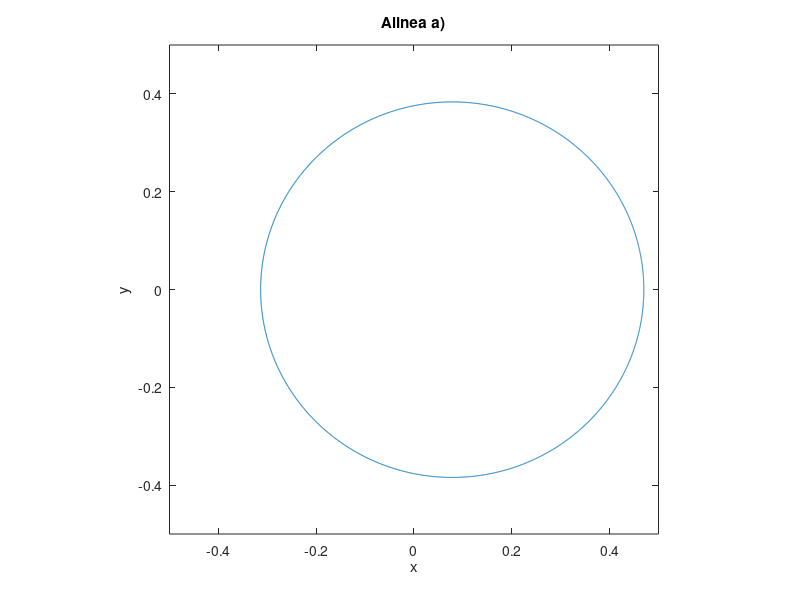
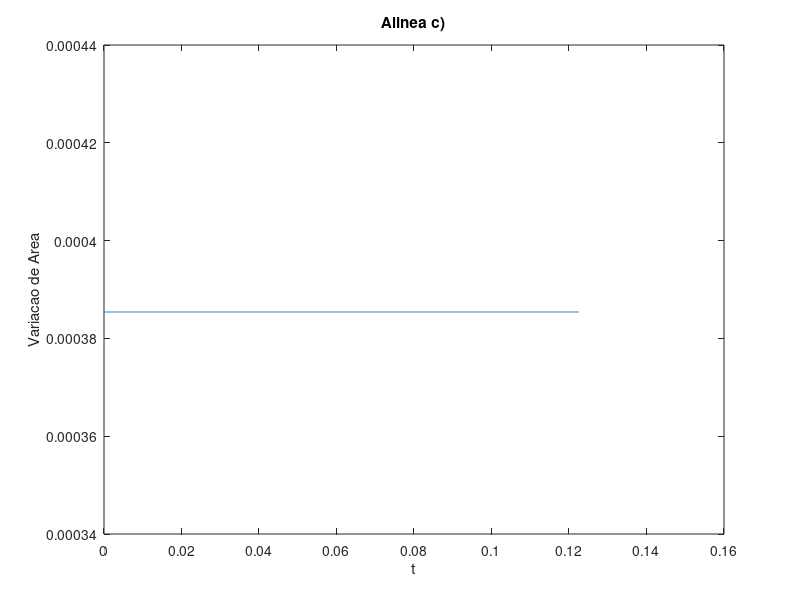

MATLAB code for these plots, in order:
clc
clear all
close all

% Valores iniciais 
x0=0.47;
y0=0;
vx0=0;
vy0=8.2;

% Parametros do metodo de Euler-Cromer
tfin=0.5; % 2 anos da Terra da' mais que oito periodos
h=0.0001;

% Constantes Fisicas
GMs=4*pi^2;

% Iniciar variaveis
t=0:h:tfin;
N=numel(t);
x=zeros(1,N);
x(1)=x0;
y=zeros(1,N);
y(1)=y0;
r=zeros(1,N);
r(1)=norm([x0 y0]);
vx=zeros(1,N);
vx(1)=vx0;
vy=zeros(1,N);
vy(1)=vy0;
v=zeros(1,N); % Nao e' necessario calcular v
v(1)=norm([vx0 vy0]);
ang=zeros(1,N);
ang(1)=mod(atan2(y0,x0),2*pi); % = 0

% Euler-Cromer

    for k=1:N-1
        vx(k+1)=vx(k)-GMs*x(k)/r(k)^3*h;
        vy(k+1)=vy(k)-GMs*y(k)/r(k)^3*h;
        v(k+1)=norm([vx(k+1) vy(k+1)]);
        x(k+1)=x(k)+vx(k+1)*h;
        y(k+1)=y(k)+vy(k+1)*h;
        r(k+1)=norm([x(k+1) y(k+1)]);
        ang(k+1)=mod(atan2(y(k+1),x(k+1)),2*pi);
        if ang(k+1)<ang(k)
            break
        end    
    end
    
    % Elimina os zeros finais
    N=k+1; % Novo numero de pontos
    t=t(1:N);
    x=x(1:N);
    y=y(1:N);
    r=r(1:N);
    vx=vx(1:N);
    vy=vy(1:N);
    v=v(1:N);
    ang=ang(1:N);
    ang(N)=ang(N)+2*pi; % Para as contas darem certo na alinea b), 
                        % o angulo nao pode dar um salto de -2 pi 
    
    % a)                    
    figure(1)
    plot(x,y)
    set(gca,'PlotBoxAspectRatio',[1 1 1])
    axis([-0.5 0.5 -0.5 0.5])
    xlabel('x'),ylabel('y');
    title('Alinea a)')
    
    % b)
    T=interp1(ang(end-1:end),t(end-1:end),2*pi);
    fprintf('Periodo = %d\n\n', T)
    
    % c)
    Nmeio=round(N/2);
    Delta_Area=zeros(1,Nmeio);
    for k=1:Nmeio
        Delta_Area(k)=((r(k)+r(k+1))/2)^2*(ang(k+1)-ang(k));
    end    
    t=t(1:Nmeio);
    figure(2)
    plot(t,Delta_Area)
    xlabel('t'),ylabel('Variacao de Area');
        title('Alinea c)')

    
